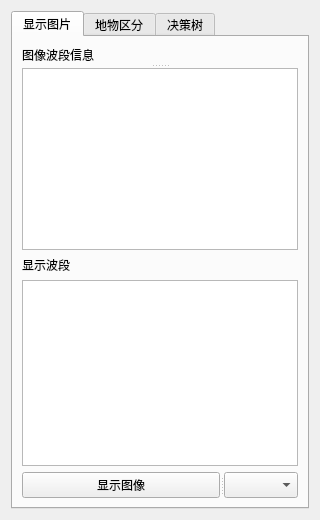
<?xml version="1.0" encoding="UTF-8"?>
<ui version="4.0">
 <class>operate</class>
 <widget class="QWidget" name="operate">
  <property name="geometry">
   <rect>
    <x>0</x>
    <y>0</y>
    <width>320</width>
    <height>520</height>
   </rect>
  </property>
  <property name="windowTitle">
   <string>Form</string>
  </property>
  <layout class="QGridLayout" name="gridLayout">
   <item row="0" column="0">
    <widget class="QTabWidget" name="tabWidget">
     <property name="currentIndex">
      <number>0</number>
     </property>
     <widget class="QWidget" name="tabImage">
      <attribute name="title">
       <string>显示图片</string>
      </attribute>
      <layout class="QGridLayout" name="gridLayout_5">
       <item row="0" column="0">
        <widget class="QSplitter" name="splitter_8">
         <property name="orientation">
          <enum>Qt::Vertical</enum>
         </property>
         <widget class="QLabel" name="label_5">
          <property name="text">
           <string>图像波段信息</string>
          </property>
         </widget>
         <widget class="QTableWidget" name="fileBandWidget"/>
        </widget>
       </item>
       <item row="1" column="0">
        <widget class="QLabel" name="label_6">
         <property name="text">
          <string>显示波段</string>
         </property>
        </widget>
       </item>
       <item row="2" column="0">
        <widget class="QTableWidget" name="showBandWidget">
         <property name="sizePolicy">
          <sizepolicy hsizetype="Expanding" vsizetype="Preferred">
           <horstretch>0</horstretch>
           <verstretch>0</verstretch>
          </sizepolicy>
         </property>
         <property name="maximumSize">
          <size>
           <width>16777215</width>
           <height>15777094</height>
          </size>
         </property>
        </widget>
       </item>
       <item row="3" column="0">
        <widget class="QSplitter" name="splitter_10">
         <property name="orientation">
          <enum>Qt::Horizontal</enum>
         </property>
         <widget class="QPushButton" name="loadImage">
          <property name="text">
           <string>显示图像</string>
          </property>
         </widget>
         <widget class="QComboBox" name="comboBox_3">
          <item>
           <property name="text">
            <string/>
           </property>
          </item>
         </widget>
        </widget>
       </item>
      </layout>
     </widget>
     <widget class="QWidget" name="tabSort">
      <attribute name="title">
       <string>地物区分</string>
      </attribute>
      <layout class="QVBoxLayout" name="verticalLayout">
       <item>
        <widget class="QGroupBox" name="groupBox">
         <property name="title">
          <string>样本</string>
         </property>
         <layout class="QVBoxLayout" name="verticalLayout_2">
          <item>
           <widget class="QComboBox" name="comboBox">
            <item>
             <property name="text">
              <string>要区分的地物数量：</string>
             </property>
            </item>
            <item>
             <property name="text">
              <string>2种地物</string>
             </property>
            </item>
            <item>
             <property name="text">
              <string>3种地物</string>
             </property>
            </item>
            <item>
             <property name="text">
              <string>4种地物</string>
             </property>
            </item>
            <item>
             <property name="text">
              <string>5种地物</string>
             </property>
            </item>
            <item>
             <property name="text">
              <string>6种地物</string>
             </property>
            </item>
           </widget>
          </item>
          <item>
           <widget class="QPushButton" name="openFromFileBtn">
            <property name="text">
             <string>从文件打开样本</string>
            </property>
           </widget>
          </item>
          <item>
           <widget class="QPushButton" name="getSampleBtn">
            <property name="text">
             <string>新建样本区域</string>
            </property>
           </widget>
          </item>
         </layout>
        </widget>
       </item>
       <item>
        <widget class="QGroupBox" name="groupBox_2">
         <property name="title">
          <string>地物区分</string>
         </property>
         <layout class="QVBoxLayout" name="verticalLayout_3">
          <item>
           <widget class="QCheckBox" name="checkBox">
            <property name="text">
             <string>开启加强波段</string>
            </property>
           </widget>
          </item>
          <item>
           <widget class="QPushButton" name="startSortBtn">
            <property name="text">
             <string>开始地物区分</string>
            </property>
           </widget>
          </item>
         </layout>
        </widget>
       </item>
       <item>
        <widget class="QGroupBox" name="groupBox_3">
         <property name="title">
          <string>图像降噪</string>
         </property>
         <layout class="QVBoxLayout" name="verticalLayout_5">
          <item>
           <widget class="QPushButton" name="lowPointsBtn">
            <property name="text">
             <string>图片降噪</string>
            </property>
           </widget>
          </item>
         </layout>
        </widget>
       </item>
      </layout>
     </widget>
     <widget class="QWidget" name="tabOutTree">
      <attribute name="title">
       <string>决策树</string>
      </attribute>
      <layout class="QGridLayout" name="gridLayout_3">
       <item row="0" column="0">
        <widget class="QGroupBox" name="groupBox_4">
         <property name="title">
          <string>区分查看</string>
         </property>
         <layout class="QGridLayout" name="gridLayout_2">
          <item row="0" column="0">
           <widget class="QPushButton" name="showRule">
            <property name="text">
             <string>查看区分地物</string>
            </property>
           </widget>
          </item>
          <item row="1" column="0">
           <widget class="QPushButton" name="saveTif">
            <property name="text">
             <string>保存tif图像</string>
            </property>
           </widget>
          </item>
          <item row="2" column="0">
           <widget class="QPushButton" name="saveBinary">
            <property name="text">
             <string>保存二进制图像</string>
            </property>
           </widget>
          </item>
         </layout>
        </widget>
       </item>
       <item row="1" column="0">
        <widget class="QGroupBox" name="groupBox_5">
         <property name="title">
          <string>决策树</string>
         </property>
         <layout class="QGridLayout" name="gridLayout_4">
          <item row="0" column="0">
           <widget class="QTextEdit" name="textEdit"/>
          </item>
         </layout>
        </widget>
       </item>
      </layout>
     </widget>
    </widget>
   </item>
  </layout>
 </widget>
 <resources/>
 <connections/>
</ui>
